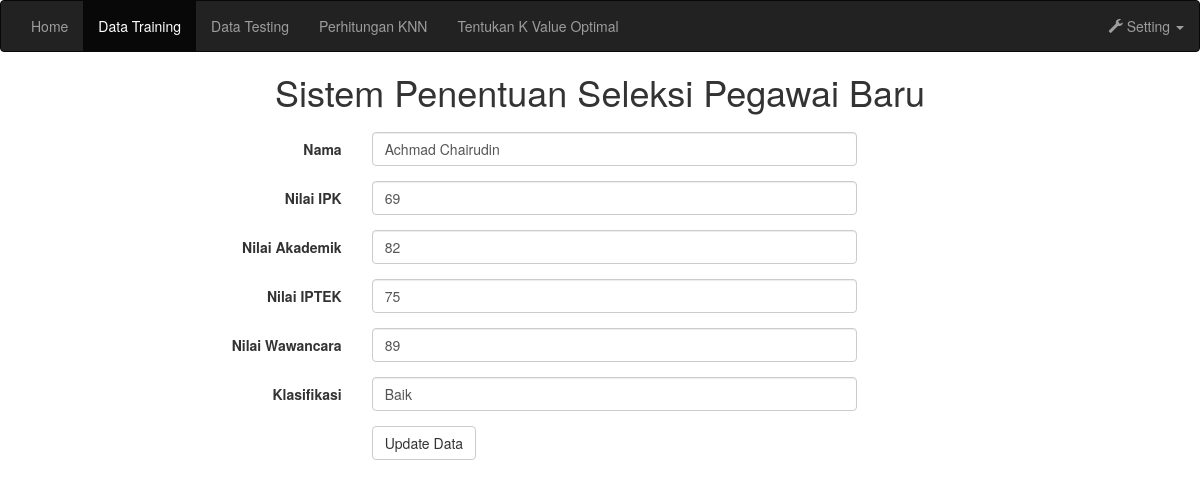
Screenshot of /admin/form-edit-datatraining.php?id=1 (signed in) with the database file from the repository.
### tables this page shows
CREATE TABLE IF NOT EXISTS `data_training` (
  `id` int(5) NOT NULL AUTO_INCREMENT,
  `nama` varchar(50) NOT NULL,
  `ipk` float NOT NULL,
  `akademik` int(5) NOT NULL,
  `iptek` int(5) NOT NULL,
  `wawancara` int(5) NOT NULL,
  `klasifikasi` varchar(50) NOT NULL,
  PRIMARY KEY (`id`)
);

### admin/form-edit-datatraining.php (the view, shortened to what this page needs)
<!DOCTYPE html>
<?php
if(!isset($_SESSION["login"])&& !isset($_SESSION["name"])){
	header('location:../login.php');
	}
	else{
?>
<html lang="en">
  <head>
    <link href="css/bootstrap.min.css" rel="stylesheet">
  </head>
  <body>
	<nav class="navbar navbar-inverse">
	  <div class="container-fluid">
		<ul class="nav navbar-nav" >
			<li ><a href="index.php">Home</a></li>
			<li class="active"><a href="input-data-latih.php">Data Training</a></li>
			<li ><a href="input-data-uji.php">Data Testing</a></li>
			<li ><a href="hasil-knn.php">Perhitungan KNN</a></li>
			<li><a href="perhitungan-wp.php">Tentukan K Value Optimal</a></li>
      	</ul>
		<ul class="nav navbar-nav navbar-right">
			<li class="dropdown">
				<a href="#" class="dropdown-toggle" data-toggle="dropdown" role="button" aria-haspopup="true" aria-expanded="false"><span class="glyphicon glyphicon-wrench" aria-hidden="true"></span>  Setting <span class="caret"></span></a>
			</li>
		</ul>
	  </div>
	</nav>
    <h1 align="center">Sistem Penentuan Seleksi Pegawai Baru</h1>
	<?php
        $id = $_GET['id'];
		$sql = "SELECT * FROM data_training where id='$id'";
		$query = mysql_query($sql);
		while ($data = mysql_fetch_array($query)){
    ?>
	<form class="form-horizontal col-sm-offset-2" method="post" action="updateDataTraining.php?id=<?php echo $id?>">
	  <div class="form-group">
		<label class="col-sm-2 control-label">Nama</label>
		<div class="col-sm-6">
		  <input class="form-control" id="" name="nama" value="<?php echo $data[1] ?>" required>
		</div>
	  </div>
	  <div class="form-group">
		<label class="col-sm-2 control-label">Nilai IPK</label>
		<div class="col-sm-6">
		  <input class="form-control" id="" name="ipk" value="<?php echo $data[2] ?>" required>
		</div>
	  </div>
      <div class="form-group">
		<label class="col-sm-2 control-label">Nilai Akademik</label>
		<div class="col-sm-6">
		  <input class="form-control" id="" name="akademik" value="<?php echo $data[3] ?>" required>
		</div>
	  </div>
      <div class="form-group">
		<label class="col-sm-2 control-label">Nilai IPTEK</label>
		<div class="col-sm-6">
		  <input class="form-control" id="" name="iptek" value="<?php echo $data[4] ?>" required>
		</div>
	  </div>
	  <div class="form-group">
		<label class="col-sm-2 control-label">Nilai Wawancara</label>
		<div class="col-sm-6">
		  <input class="form-control" id="" name="wawancara" value="<?php echo $data[5] ?>" required>
		</div>
	  </div>
	  <div class="form-group">
		<label class="col-sm-2 control-label">Klasifikasi</label>
		<div class="col-sm-6">
		  <input class="form-control" id="" name="klasifikasi" value="<?php echo $data[6] ?>" required>
		</div>
	  </div>
      <div class="form-group">
		<div class="col-sm-offset-2 col-sm-10">
		  <button type="submit" class="btn btn-default">Update Data</button>
		</div>
	  </div>
	</form>
	<?php
	}
	?>
  </body>
</html>
	<?php
	}
	?>

### rows the page displays
data_training: nama "Achmad Chairudin", ipk "69", akademik "82", iptek "75", wawancara "89", klasifikasi "Baik"
